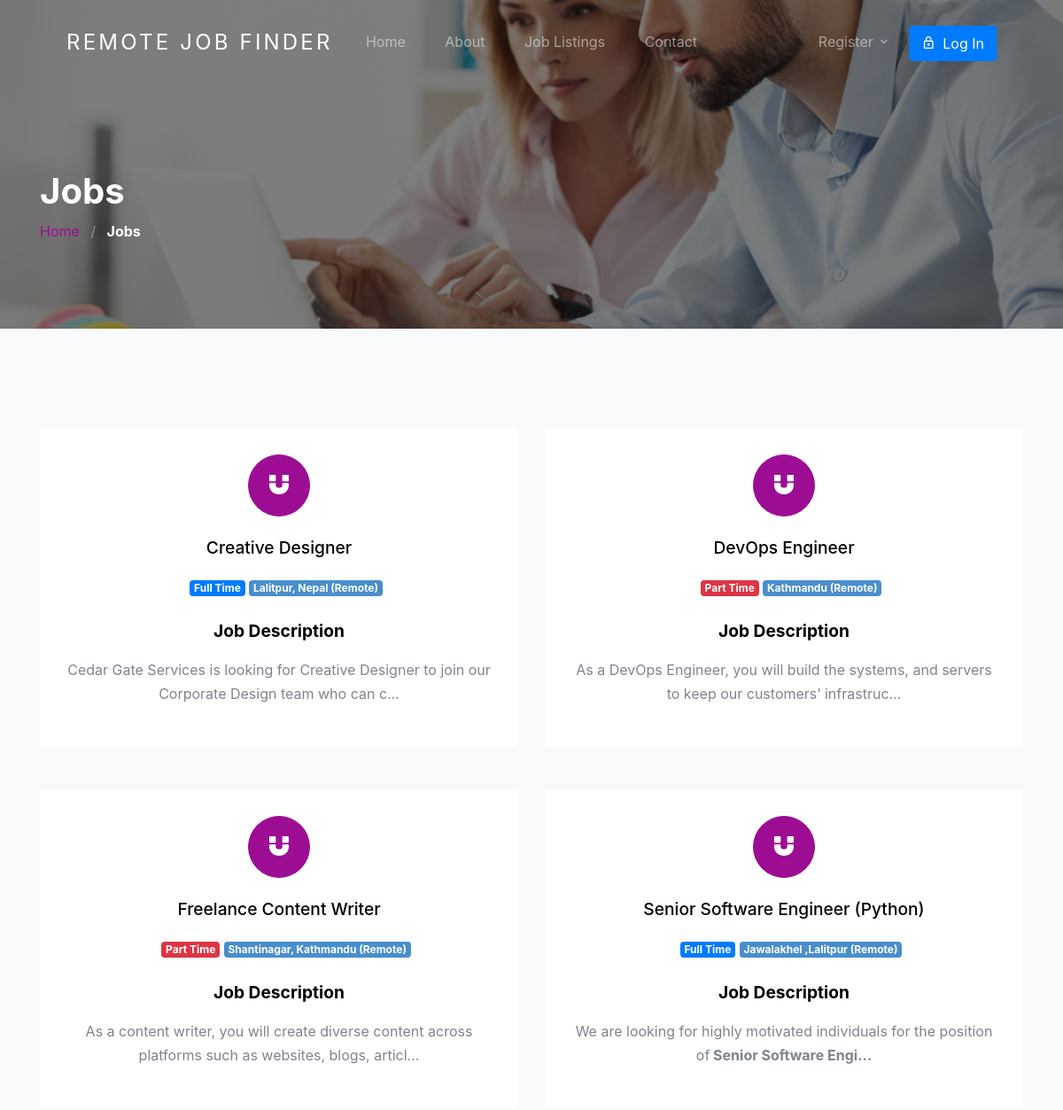
The app's page /jobs/ (upper part), older data.
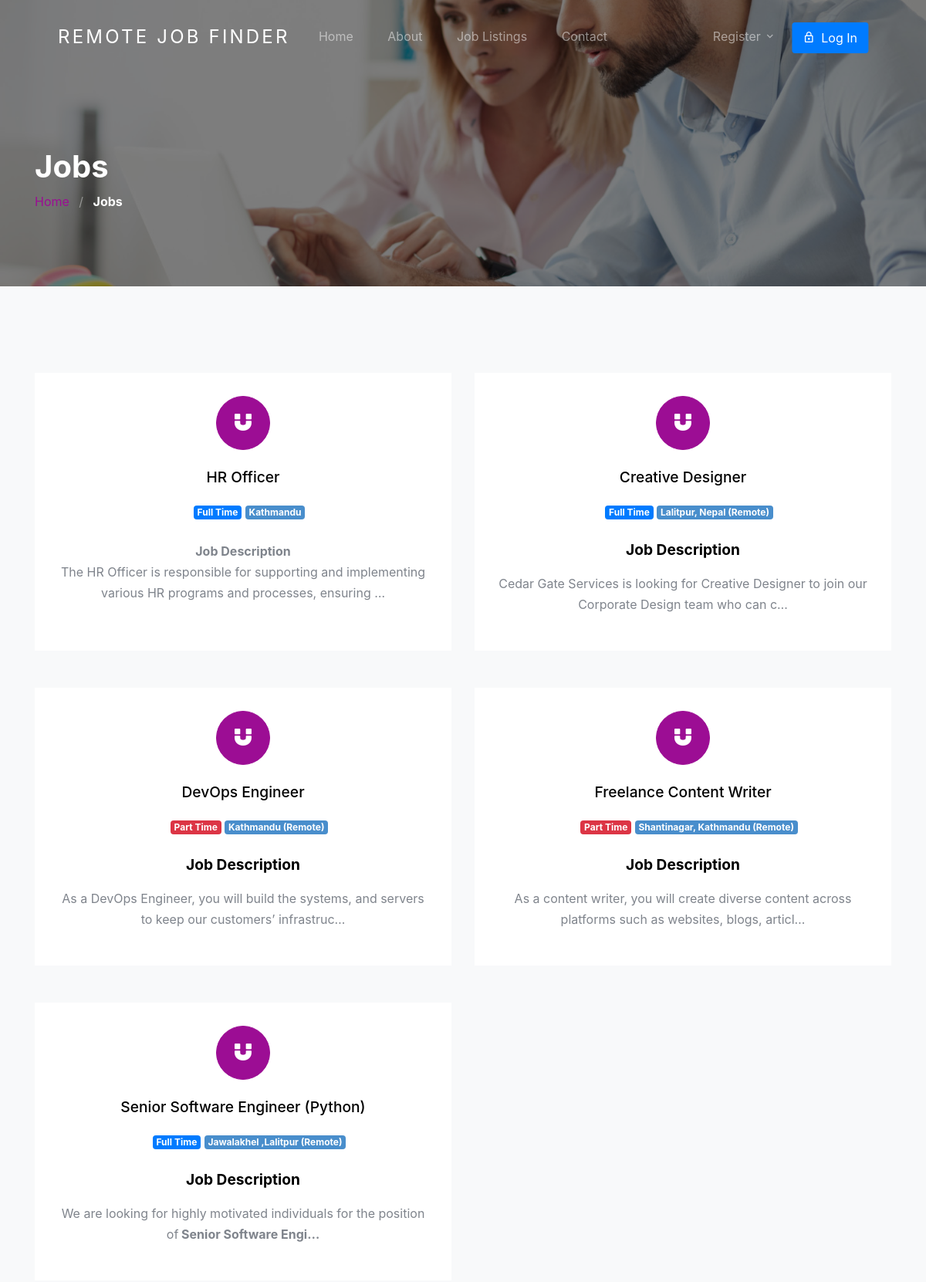
The same page, newer data.
### jobapp/models.py (models this page shows, shortened)
class Job(models.Model):
    user = models.ForeignKey(User, related_name='User', on_delete=models.CASCADE)
    title = models.CharField(max_length=300)
    description = RichTextField()
    tags = TaggableManager()
    location = models.CharField(max_length=300)
    job_type = models.CharField(choices=JOB_TYPE, max_length=1)
    category = models.ForeignKey(Category,related_name='Category', on_delete=models.CASCADE)
    salary = models.CharField(max_length=30, blank=True)
    company_name = models.CharField(max_length=300)
    company_description = RichTextField(blank=True, null=True)
    url = models.URLField(max_length=200)
    last_date = models.DateField()
    is_published = models.BooleanField(default=False)
    is_closed = models.BooleanField(default=False)
    timestamp = models.DateTimeField(auto_now=True)

### jobapp/views.py (the view)
# urls.py: path('jobs/', views.job_list_View, name='job-list'),
def job_list_View(request):
    job_list = Job.objects.filter(is_published=True, is_closed=False).order_by('-timestamp')
    paginator = Paginator(job_list, 12)
    page_number = request.GET.get('page')
    page_obj = paginator.get_page(page_number)
    context = {
        'page_obj': page_obj,
    }
    return render(request, 'jobapp/job-list.html', context)

### template/jobapp/job-list.html (shortened to what this page needs)
{% extends 'base.html' %}
{% load static %}
{% block content %}
<section class="section-hero overlay inner-page bg-image" style="background-image: url('{% static 'images/bgrr.jpg' %}');"
  id="home-section">
  <div class="container">
    <div class="row">
      <div class="col-md-7">
        <h1 class="text-white font-weight-bold">Jobs</h1>
        <div class="custom-breadcrumbs">
          <a href="{% url 'jobapp:home' %}">Home</a> <span class="mx-2 slash">/</span>
          <span class="text-white"><strong>Jobs</strong></span>
        </div>
      </div>
    </div>
  </div>
</section>
<section id="ajax_listing_paginattion" class="site-section services-section bg-light block__62849" id="next-section">
  <div class="container">
    <div class="row">
      {% for job in page_obj %}
        <div class="col-6 col-md-6 col-lg-6 mb-4 mb-lg-5">
          <a href="{% url 'jobapp:single-job' job.id %}" class="block__16443 min-h text-center d-block">
          <span class="custom-icon mx-auto"><span class="icon-magnet d-block"></span></span>
          <h3>{{ job.title }}</h3>
          <ul class="job-listing-meta list-unstyled pl-3 mb-0">
            <li class="menu-fix mb-2">
              {% if job.job_type == '1' %}
              <span class="badge badge-primary">
                Full Time
              </span>
              {% elif job.job_type == '2'%}
              <span class="badge badge-danger">
                Part Time
              </span>
              {% else  %}
              <span class="badge badge-info">
                Internship
              </span>
              {% endif %}</li>
            <li class="badge badge-secondary menu-fix mb-2"> {{ job.location }}</li>
          </ul>
          <p>{{ job.description | safe | truncatechars:150}}</p>
        </a>
      </div>
      {% endfor %}
    </div>
  </div>
</section>
{% endblock content %}

Row changes from the older to the newer data that the page shows:
added Job: title "HR Officer", job_type "Full Time", location "Kathmandu", description "Job Description The HR Officer is responsible for supporting and implementing various HR programs and processes, ensuring …"
